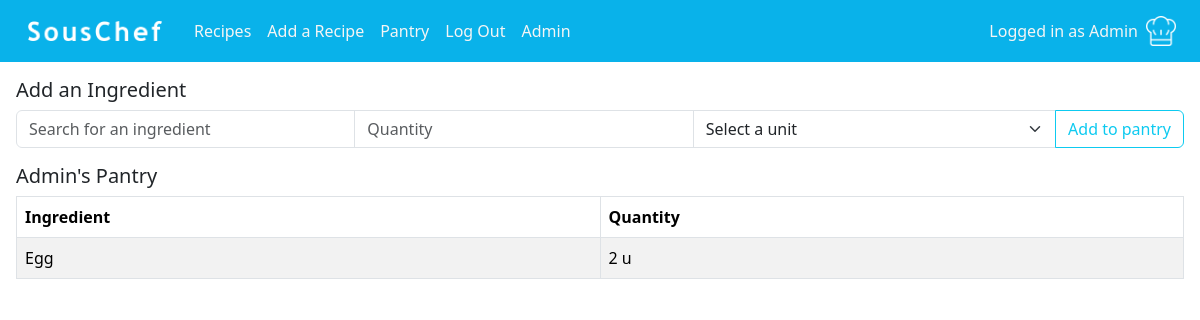
Before: /pantry/ (signed in) with the older database file.
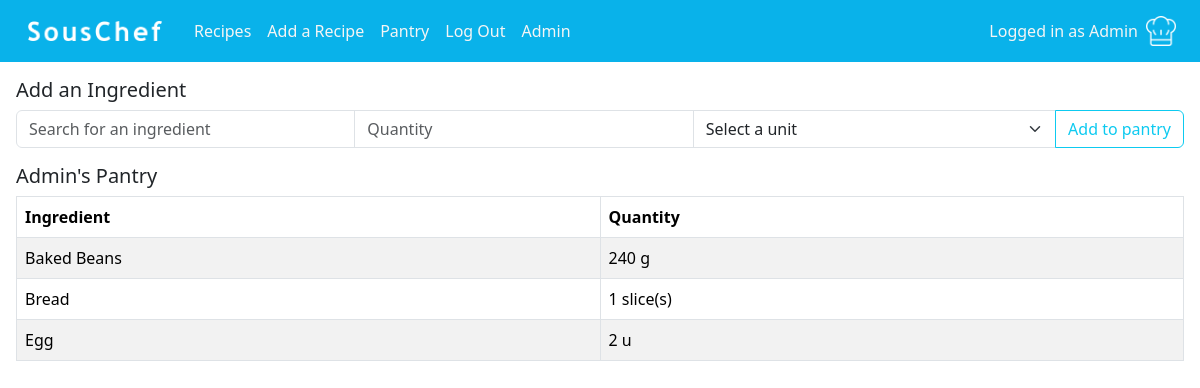
After: the same page with the newer database file.
### souschef/models.py (models this page shows, shortened)
class Pantry(models.Model):
    user = models.ForeignKey(User, on_delete=models.CASCADE)

class User(AbstractUser):
    pass

class UserDashboard(models.Model):
    user_name = models.OneToOneField(User, on_delete=models.CASCADE, related_name="user_name")
    created = models.DateTimeField(auto_now_add=True)
    profile_picture = models.ImageField(upload_to="static/images/profile_pics", null=True, blank=True)
    favourites = models.ManyToManyField('Recipe', blank=True, related_name='favourite_of')
    def __str__(self):
        return f"{self.user_name}"

class Unit(models.Model):
    unit_type = models.CharField(max_length=8)
    def __str__(self):
        return self.unit_type

class PantryIngredient(models.Model):
    pantry = models.ForeignKey(Pantry, on_delete=models.CASCADE)
    name = models.ForeignKey(Ingredient, on_delete=models.CASCADE)
    quantity = models.DecimalField(max_digits=10, decimal_places=2)
    unit = models.ForeignKey(Unit, on_delete=models.CASCADE)

### souschef/views.py (the view)
# urls.py: path("pantry/", views.pantry, name="pantry"),
def pantry(request):
    if request.method == "GET":
        return pantry_get_request(request)
    elif request.method == "POST":
        return pantry_post_request(request)

### souschef/forms.py
class PantryIngredientForm(ModelForm):
    name = ModelChoiceField(
        queryset=Ingredient.objects.all(),
        to_field_name="name",
    )
    ingredient_id = IntegerField()
    class Meta:
        model = PantryIngredient
        fields = ['name', 'quantity', 'unit']
        widgets = {
            "quantity": NumberInput(attrs={"required": "required"}),
            "unit": Select(attrs={"required": "required"}),
        }

### souschef/pantry_view.py (called while the page is built)
def pantry_get_request(request):
    query = request.GET.get("query")
    if query:
        return run_query(query)
    form = PantryIngredientForm()
    pantry = Pantry.objects.filter(user=request.user)
    contents = PantryIngredient.objects.filter(pantry__in=pantry).order_by('name__name')
    if contents:
        table_data = get_table_data(contents)
        return render(request, "SousChef/pantry.html", {
            "pantry": pantry,
            "table_data": table_data,
            "form": form,
        })
    else:
        return render(request, "SousChef/pantry.html", {
            "pantry": pantry,
            "form": form,
        })

### souschef/templates/souschef/pantry.html (shortened to what this page needs)
{% extends "SousChef/layout.html" %}
{% load custom_filters %}
{% block body %}
    <div class="m-3">
        <h5>Add an Ingredient</h5>
        <form id="pantryIngredientForm" method="POST" action="{% url 'pantry' %}">
            <div class="input-group mb-3">
                <input id="searchBox" autocomplete="off" class="form-control search-box" name="name" placeholder="Search for an ingredient" type="text" required>
                <input type="number" step="0.01" class="form-control" name="quantity" placeholder="Quantity" aria-label="Quantity" required>
                <select class="form-select" name="unit" required>
                    <option value="" selected disabled>Select a unit</option>
                </select>
                <button class="btn btn-outline-info" type="submit" >Add to pantry</button>
            </div>
        </form>
    </div>
    <div class="m-3">
        {% for p in pantry %}
            <h5>{{ p.user.user_name }}'s Pantry</h5>
        {% endfor %}
        <div class="table-responsive">
            <table class="table table-striped table-hover table-bordered" style="table-layout: fixed;">
                <thead>
                    <tr>
                        <th>Ingredient</th>
                        <th>Quantity</th>
                    </tr>
                </thead>
                <tbody>
                    {% if table_data %}
                        {% for row in table_data %}
                        <tr>
                            <td>{{ row.0 }}</td>
                            <td>{{ row.1|floatformat }} {{ row.2 }}</td>
                        </tr>
                        {% endfor %}
                    {% else %}
                        <tr>
                            <td class="text-center" colspan="2">You might want to go shopping!</td>
                        </tr>
                    {% endif %}
                </tbody>
            </table>
        </div>
    </div>
{% endblock %}

Changed rows visible on the page:
now on this page (row unchanged): Unit: row "Baked Beans", quantity "240", unit_type "g"
added Unit: row "Bread", quantity "1", unit_type "slice(s)"
